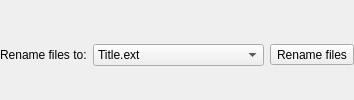
          <widget class="QWidget" name="tab_4">
           <attribute name="icon">
            <iconset resource="resources.qrc">
             <normaloff>:/icons/pencil.svg</normaloff>:/icons/pencil.svg</iconset>
           </attribute>
           <attribute name="title">
            <string/>
           </attribute>
           <layout class="QVBoxLayout" name="verticalLayout_14">
            <property name="leftMargin">
             <number>0</number>
            </property>
            <property name="rightMargin">
             <number>0</number>
            </property>
            <property name="bottomMargin">
             <number>0</number>
            </property>
            <item>
             <widget class="QWidget" name="widget_2" native="true">
              <property name="sizePolicy">
               <sizepolicy hsizetype="Preferred" vsizetype="Maximum">
                <horstretch>0</horstretch>
                <verstretch>0</verstretch>
               </sizepolicy>
              </property>
              <property name="layoutDirection">
               <enum>Qt::LayoutDirection::LeftToRight</enum>
              </property>
              <layout class="QHBoxLayout" name="horizontalLayout_6">
               <property name="leftMargin">
                <number>0</number>
               </property>
               <property name="topMargin">
                <number>0</number>
               </property>
               <property name="rightMargin">
                <number>0</number>
               </property>
               <property name="bottomMargin">
                <number>0</number>
               </property>
               <item>
                <widget class="QLabel" name="label_8">
                 <property name="sizePolicy">
                  <sizepolicy hsizetype="Maximum" vsizetype="Preferred">
                   <horstretch>0</horstretch>
                   <verstretch>0</verstretch>
                  </sizepolicy>
                 </property>
                 <property name="text">
                  <string>Rename files to:</string>
                 </property>
                </widget>
               </item>
               <item>
                <widget class="QComboBox" name="rename_combo">
                 <property name="sizePolicy">
                  <sizepolicy hsizetype="Preferred" vsizetype="Fixed">
                   <horstretch>0</horstretch>
                   <verstretch>0</verstretch>
                  </sizepolicy>
                 </property>
                 <property name="minimumSize">
                  <size>
                   <width>0</width>
                   <height>0</height>
                  </size>
                 </property>
                 <property name="focusPolicy">
                  <enum>Qt::FocusPolicy::NoFocus</enum>
                 </property>
                 <item>
                  <property name="text">
                   <string>Title.ext</string>
                  </property>
                 </item>
                 <item>
                  <property name="text">
                   <string>Track Title.ext</string>
                  </property>
                 </item>
                 <item>
                  <property name="text">
                   <string>Disk-Track Title.ext</string>
                  </property>
                 </item>
                 <item>
                  <property name="text">
                   <string>Artist - Title.ext</string>
                  </property>
                 </item>
                 <item>
                  <property name="text">
                   <string>Track Artist - Title.ext</string>
                  </property>
                 </item>
                 <item>
                  <property name="text">
                   <string>Disk-Track Artist - Title.ext</string>
                  </property>
                 </item>
                </widget>
               </item>
               <item>
                <widget class="QToolButton" name="rename_btn">
                 <property name="focusPolicy">
                  <enum>Qt::FocusPolicy::NoFocus</enum>
                 </property>
                 <property name="text">
                  <string>Rename files</string>
                 </property>
                 <property name="icon">
                  <iconset resource="resources.qrc">
                   <normaloff>:/icons/pencil-bolt.svg</normaloff>:/icons/pencil-bolt.svg</iconset>
                 </property>
                 <property name="iconSize">
                  <size>
                   <width>24</width>
                   <height>24</height>
                  </size>
                 </property>
                 <property name="toolButtonStyle">
                  <enum>Qt::ToolButtonStyle::ToolButtonIconOnly</enum>
                 </property>
                </widget>
               </item>
              </layout>
             </widget>
            </item>
           </layout>
          </widget>
